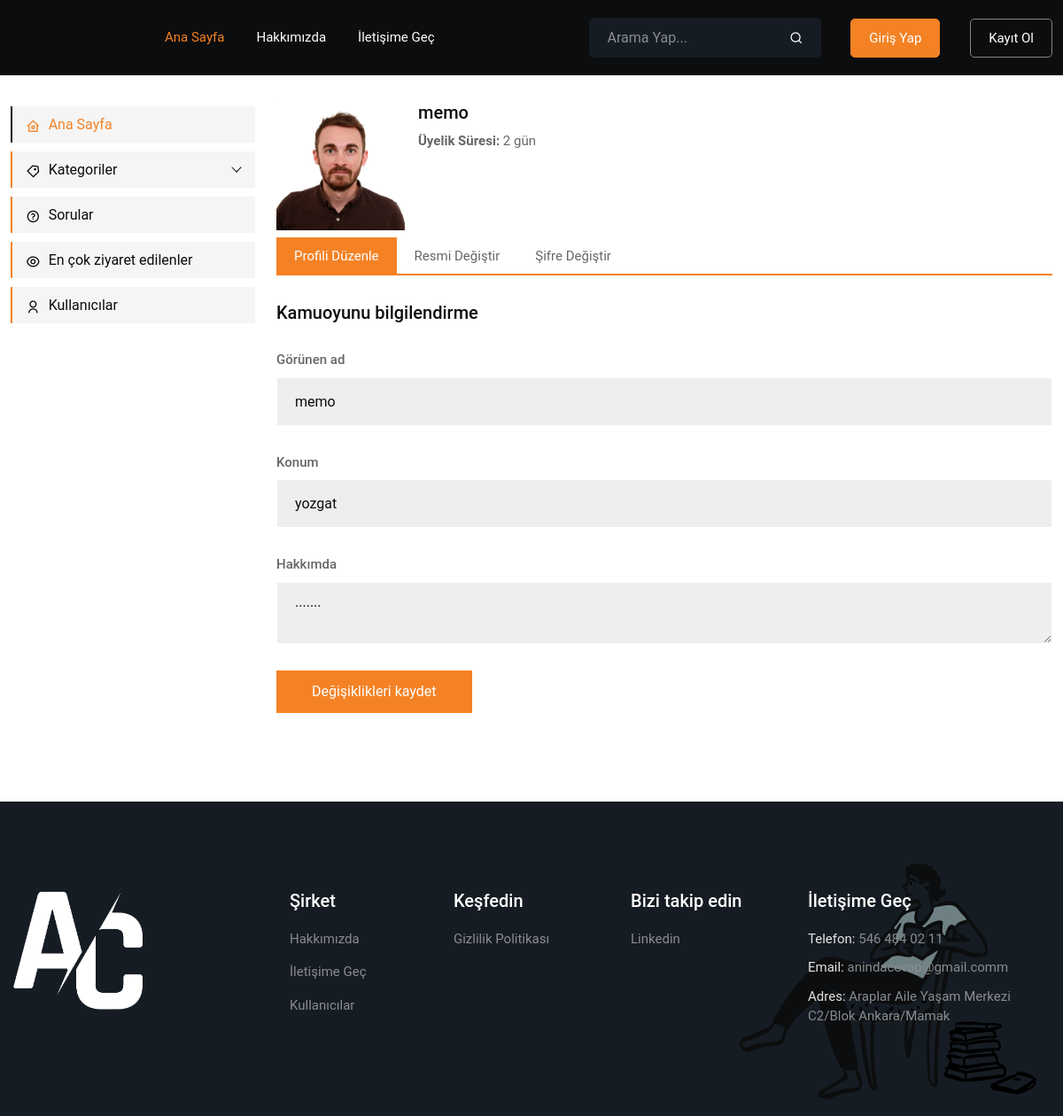
Page /AnindaCevapProjesi/default/edit-profile.php (signed in) on the committed database.
### tables this page shows
CREATE TABLE `user_details` (
  `user_id` int NOT NULL,
  `display_name` varchar(50) NOT NULL,
  `user_image` varchar(255) DEFAULT NULL,
  `user_about` mediumtext,
  `number_of_questions` int DEFAULT '0',
  `number_of_answers` int DEFAULT '0',
  `country` varchar(50) DEFAULT NULL,
  KEY `user_id` (`user_id`),
  CONSTRAINT `user_details_ibfk_1` FOREIGN KEY (`user_id`) REFERENCES `users` (`user_id`)
);

CREATE TABLE `users` (
  `user_id` int NOT NULL AUTO_INCREMENT,
  `user_nickname` varchar(50) NOT NULL,
  `user_email` varchar(256) NOT NULL,
  `user_password` varchar(256) NOT NULL,
  `registration_date` datetime NOT NULL,
  `user_contract` tinyint DEFAULT NULL,
  `forgot` text,
  `authorization_id` int NOT NULL,
  PRIMARY KEY (`user_id`),
  KEY `authorization_id` (`authorization_id`),
  CONSTRAINT `users_ibfk_1` FOREIGN KEY (`authorization_id`) REFERENCES `authorizations` (`authorization_id`)
);

CREATE TABLE `company_information` (
  `authorization_id` int NOT NULL,
  `company_about` mediumtext,
  `company_phonenumber` varchar(25) NOT NULL,
  `company_email` varchar(255) NOT NULL,
  `company_address` varchar(255) NOT NULL,
  `privacy_policy` mediumtext NOT NULL,
  `Linkedin` varchar(255) DEFAULT NULL,
  KEY `authorization_id` (`authorization_id`),
  CONSTRAINT `company_information_ibfk_1` FOREIGN KEY (`authorization_id`) REFERENCES `authorizations` (`authorization_id`)
);

### AnindaCevapProjesi/default/edit-profile.php (the view, shortened to what this page needs)
<?php
include("header.php");
include("connection.php");
if (isset($_SESSION['user_id'])) {
    $user_id = $_SESSION['user_id'];
$check_query = "SELECT user_image FROM User_details WHERE user_id = ?";
$check_stmt = mysqli_prepare($baglanti, $check_query);
mysqli_stmt_bind_param($check_stmt, "i", $user_id);
mysqli_stmt_execute($check_stmt);
$result = mysqli_stmt_get_result($check_stmt);
if ($row = mysqli_fetch_assoc($result)) {
    $user_image_path = $row['user_image'];
} else {
}
    $info = "SELECT U.registration_date, UD.display_name,UD.user_about, UD.Country
                    FROM Users U
                    INNER JOIN User_details UD ON U.user_id = UD.user_id
                    WHERE U.user_id = ?";
    $user_info = $baglanti->prepare($info);
$user_info->bind_param("i", $user_id);
$user_info->execute();
$info_result = $user_info->get_result();
if ($info_result->num_rows > 0) {
    $user_info_row = $info_result->fetch_assoc();
    $display_name = $user_info_row['display_name'];
    $registration_date = $user_info_row['registration_date'];
    $user_about = $user_info_row['user_about'];
    $user_country = $user_info_row['Country'];
    $registration_date = strtotime($registration_date);
    $current_date = time();
    $membership_duration = $current_date - $registration_date;
    $formatted_membership_duration = '';
    if ($membership_duration >= 365 * 24 * 60 * 60) {
        $years = floor($membership_duration / (365 * 24 * 60 * 60));
        $formatted_membership_duration = $years . ' yıl';
    } elseif ($membership_duration >= 30 * 24 * 60 * 60) {
        $months = floor($membership_duration / (30 * 24 * 60 * 60));
        $formatted_membership_duration = $months . ' ay';
    } else {
        $days = floor($membership_duration / (24 * 60 * 60));
        $formatted_membership_duration = $days . ' gün';
    }
} else {
    $display_name = 'Bilgi Yok';
    $formatted_membership_duration = 'Yeni kayıtlı üye';
    $user_about='';
    $user_country='';
}
}
else {
    echo '<div class="alert alert-danger" role="alert">Kullanıcı kimliği bulunamadı.</div>';
}
?>
<div class="main-content-area ptb-100">
    <div class="container">
        <div class="row">
            <div class="col-lg-3">
                <div class="sidebar-menu-wrap">
                    <div class="offcanvas offcanvas-start" tabindex="-1" id="offcanvasExample" aria-labelledby="offcanvasExampleLabel">
                        <div class="offcanvas-body">
                            <div class="left-sidebar">
                                <?php include("sidebar.php");?>
                            </div>
                        </div>
                    </div>
                </div>
            </div>
            <div class="col-lg-9">
                <div class="edit-profile-area">
                    <div class="profile-content d-flex justify-content-between align-items-center">
                        <div class="profile-img">
                            <img src="<?php echo $user_image_path ;?>" alt="Image">
                            <h3><?php echo  $display_name ;  ?></h3>
                            <p><strong>Üyelik Süresi:</strong> <?php echo $formatted_membership_duration; ?></p>
                        </div>
                    </div>
                    <br><br>
                    <div class="profile-tabs">
                        <ul class="nav nav-tabs" id="myTab" role="tablist">
                            <li class="nav-item" role="presentation">
                                <button class="nav-link active" id="edit-profile-tab" data-bs-toggle="tab" data-bs-target="#edit-profile" type="button" role="tab" aria-controls="edit-profile" aria-selected="true">Profili Düzenle</button>
                            </li>
                            <li class="nav-item" role="presentation">
                                <button class="nav-link" id="change-image-tab" data-bs-toggle="tab" data-bs-target="#change-image" type="button" role="tab" aria-controls="change-image" aria-selected="false">Resmi Değiştir</button>
                            </li>
                            <li class="nav-item" role="presentation">
                                <button class="nav-link" id="change-password-tab" data-bs-toggle="tab" data-bs-target="#change-password" type="button" role="tab" aria-controls="change-password" aria-selected="false">Şifre Değiştir</button>
                            </li>
                        </ul>
                        <div class="tab-content" id="myTabContent">
                            <div class="tab-pane fade show active edit-profile" id="edit-profile" role="tabpanel" aria-labelledby="edit-profile-tab">
                                <div class="public-information">
                                    <h3>Kamuoyunu bilgilendirme</h3>
                                    <form class="edeite-content" method="POST">
                                        <div class="form-group">
                                            <label>Görünen ad</label>
                                            <input type="text" class="form-control" name="nickname" value="<?php echo $display_name ?>" >
                                        </div>
                                        <div class="form-group">
                                            <label>Konum</label>
                                            <input type="text" class="form-control" name="location" value="<?php echo $user_country ?>" >
                                        </div>
                                        <div class="form-group">
                                            <label>Hakkımda</label>
                                            <textarea class="form-control" name="about" ><?php echo $user_about ?></textarea>
                                        </div>
                                        <div class="row">
                                            <div class="col-12">
                                                <div class="form-group mb-0">
                                                    <button class="default-btn" name="save">Değişiklikleri kaydet</button>
                                                </div>
                                            </div>
                                        </div>
                                    </form>
                                </div>
                            </div>
                        </div>
                    </div>
                </div>
            </div>
        </div>
    </div>
</div>
<?php include("footer.php");?>

### AnindaCevapProjesi/default/footer.php (shortened to what this page needs)
<?php include("connection.php");
	$query = "SELECT * FROM Company_information";
	$result = mysqli_query($baglanti, $query);
	$company = array();
	if (mysqli_num_rows($result) > 0) {
		$row = mysqli_fetch_assoc($result);
		$company = array(
			'about' => $row['company_about'],
			'phone' => $row['company_phonenumber'],
			'email' => $row['company_email'],
			'address' => $row['company_address'],
			'privacy' => $row['privacy_policy'],
		);
	}
	?>
			<div class="footer-area pt-100 pb-70">
				<div class="container">
					<div class="row">
						<div class="col-lg-3 col-sm-6">
							<div class="single-footer-widget style-two">
								<a href="index.php">
									<img src="assets/images/logo.png" width="150px" alt="Image">
								</a>
							</div>
						</div>
						<div class="col-lg-2 col-sm-6">
							<div class="single-footer-widget style-two ml-15">
								<h3>Şirket
								</h3>
								<ul class="import-link">
									<li>
										<a href="about.php">Hakkımızda</a>
									</li>
									<li>
										<a href="contact-us.php">İletişime Geç</a>
									</li>
									<li>
										<a href="all-users.php">Kullanıcılar</a>
									</li>
								</ul>
							</div>
						</div>
						<div class="col-lg-2 col-sm-6">
							<div class="single-footer-widget style-two">
								<h3>Keşfedin</h3>
								<ul class="import-link">
									<li>
										<a href="privacy-policy.php">Gizlilik Politikası</a>
									</li>
								</ul>
							</div>
						</div>
						<div class="col-lg-2 col-sm-6">
							<div class="single-footer-widget style-two">
								<h3>Bizi takip edin</h3>
								<ul class="import-link">
									<li>
										<a href="" >Linkedin</a>
									</li>
								</ul>
							</div>
						</div>
						<div class="col-lg-3 col-sm-6">
							<div class="single-footer-widget style-two">
								<h3>İletişime Geç</h3>
								<ul class="address-link">
									<li>
										<span>Telefon:</span>
										<a href="tel:<?php echo $company['phone']; ?>"><?php echo $company['phone']; ?></a>
									</li>
									<li>
										<span>Email:</span>
										<a href="mailto:<?php echo $company['email']; ?>"><?php echo $company['email']; ?></a>
									</li>
									<li>
									<span>Adres:</span>
									<?php echo $company['address']; ?>
									</li>
								</ul>
							</div>
						</div>
					</div>
				</div>
				<div class="footer-shape">
					<img src="assets/images/footer-shape.png" alt="Image">
				</div>
			</div>
		</body>
	</html>

### AnindaCevapProjesi/default/assets/css/responsive.css (style rules this page uses)
@media only screen and (min-width: 1200px) and (max-width: 1399px) { .container { max-width: 1320px; } }

### rows in the picture
user_details: user_image (picture), display_name "memo", user_id.registration_date "2 gün", nickname "memo", location "yozgat", about "......."
company_information: company_phonenumber "546 484 02 11", company_email "anindacevap@gmail.comm", company_address "Araplar Aile Yaşam Merkezi C2/Blok Ankara/Mamak"
